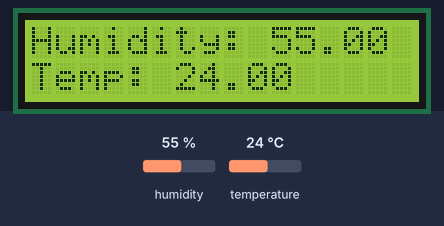
Simulated run of this sketch. Board: Arduino Uno, built with avr-gcc and run on an emulated ATmega328P. Parts: 16×2 character LCD. The test bench sets the inputs (shaded band); at power-on: humidity 55 %, temperature 24 °C. What the sketch prints to the serial monitor is not drawn.

Above: at 2.6 s.
2.7 s: humidity set to 22 %
At 4.7 s:
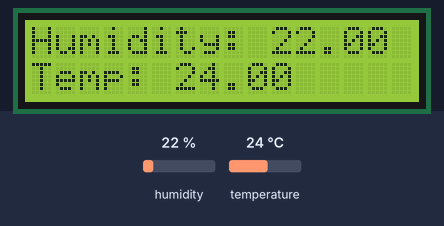
5.7 s: temperature set to 12 °C
At 7.4 s:
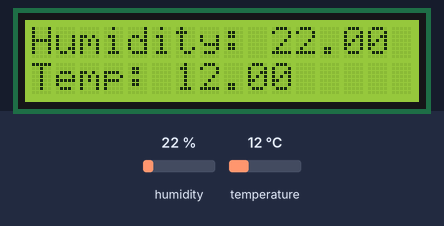
8.7 s: humidity set to 40 %
At 11.4 s:
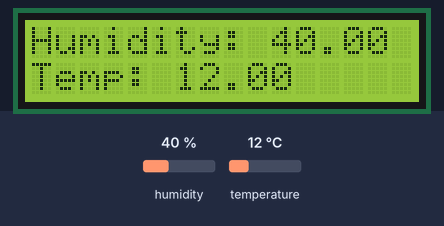
11.7 s: temperature set to 19 °C
At 13.1 s:
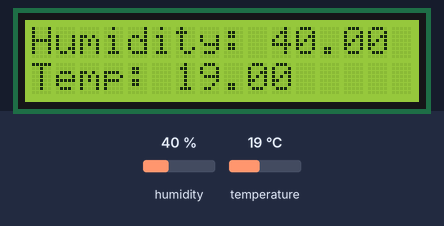
Timing chart, 0 to 14.7 s (numbered marks = the images above; inputs shaded):
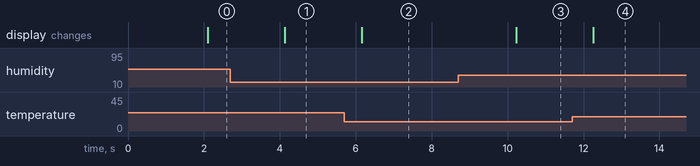

Measured:
- after the input at 2.7 s, the display: changes after 1.4 s (image 1)
- after the input at 5.7 s, the display: changes after 0.46 s (image 2)
- after the input at 8.7 s, the display: changes after 1.5 s (image 3)
- after the input at 11.7 s, the display: changes after 0.56 s (image 4)

The sketch:

Program02.ino
```cpp
#include "DHT.h"
#include <Wire.h>
#include <LiquidCrystal_I2C.h>

#define DHTPIN 2

//#define DHTTYPE DHT11   // DHT 11
#define DHTTYPE DHT22   // DHT 22  (AM2302), AM2321
//#define DHTTYPE DHT21   // DHT 21 (AM2301)

DHT dht(DHTPIN, DHTTYPE);
LiquidCrystal_I2C lcd(0x27,16,2);

void setup()
{
  Serial.begin(9600);
  Serial.println("DHTxx test!");
  lcd.init();
  lcd.backlight();

  dht.begin();
}

void loop()
{
  String msg;
  delay(2000);

  float h = dht.readHumidity();
  float t = dht.readTemperature();

  if (isnan(h) || isnan(t))
  {
    Serial.println("Failed to read from DHT sensor!");
    return;
  }
  msg = "Humidity: ";
  Serial.print(msg);
  Serial.print(h);
  lcd.setCursor(0, 0);
  msg.concat(h);
  lcd.print(msg);
  Serial.print(" %\t");
  msg = "Temp: ";
  Serial.print(msg);
  Serial.print(t);
  lcd.setCursor(0, 1);
  msg.concat(t);
  lcd.print(msg);
  Serial.println();
}
```
